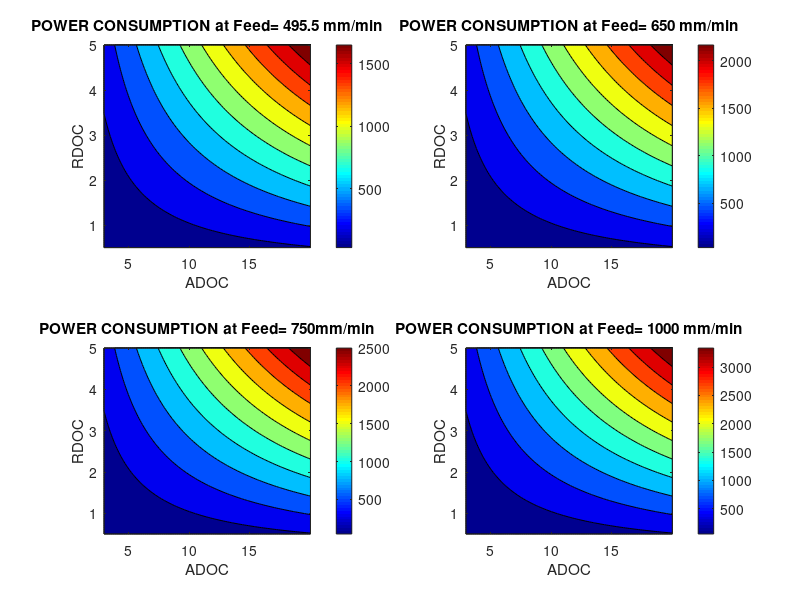

This figure's MATLAB source:
clc
clear all
ap = [3:0.175:20];
ae = [5:-0.045:0.5];
[Ap,Ae] = meshgrid(ap,ae)

P1 = [(495.5*2200)*(Ap.*Ae)]/(60000);
P2 = [(650*2200)*(Ap.*Ae)]/(60000);
P3 = [(750*2200)*(Ap.*Ae)]/(60000);
P4 = [(1000*2200)*(Ap.*Ae)]/(60000);

figure (4)
subplot(2,2,1)
contourf(Ap,Ae,P1,10)
axis xy
xlabel('ADOC')
ylabel('RDOC')
zlabel('POWER')
title('POWER CONSUMPTION at Feed= 495.5 mm/min')
zlim([0 4])
colormap jet,shading interp
colorbar


subplot(2,2,2)
contourf(Ap,Ae,P2,10)
xlabel('ADOC')
ylabel('RDOC')
zlabel('POWER')
title('POWER CONSUMPTION at Feed= 650 mm/min')
zlim([0 4])
colormap jet,shading interp
colorbar

subplot(2,2,3)
contourf(Ap,Ae,P3,10)
xlabel('ADOC')
ylabel('RDOC')
zlabel('POWER')
title('POWER CONSUMPTION at Feed= 750mm/min')
zlim([0 4])
colormap jet,shading interp
colorbar

subplot(2,2,4)
contourf(Ap,Ae,P4,10)
xlabel('ADOC')
ylabel('RDOC')
zlabel('POWER')
title('POWER CONSUMPTION at Feed= 1000 mm/min')
zlim([0 4])
colormap jet,shading interp
colorbar





